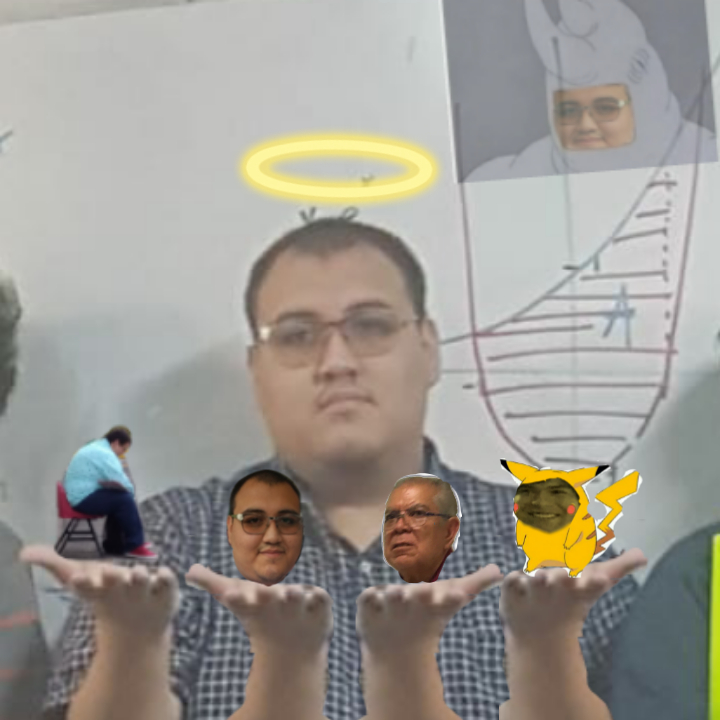
#> input picture img/1.png, 720 x 720 px, found by its file name; its folder holds only this picture in this run
$ python -i Proyecto.py   (imports and definitions only)   (older library calls are emulated)
#> lines starting #> are read from the running program, lines starting #| are printed output that depends on the picture
import tkinter as tk
from tkinter import *
from tkinter import filedialog
from tkinter import messagebox
import os, sys, subprocess
from PIL import Image, ImageTk
import shutil
import random
from os import path
import cv2
import numpy as np
posicionImagen=0
carpetaAbierta=False
rutasImagenes =[]
listaGenerada = []
categorias = ["Clinico", "Clinico_valvula", "Tela", "Convencional", "Sin_cubrebocas", "Otros"]
lineas = []
# Datos de la lista: Tienen que separarse con una " , "
datosLista = ["Nombre", "UbicacionArchivo", "Categorias", "Dimensiones", "Tipo de archivo", "Numero de personas[Plural Singular]", "Simulacion", "Recortado", "Comentarios"]

estandarRecortado = "NO_Recortado"
#estandarRecortado = "Recortado"

class Imagen:
	def __init__(self, categoria, nombre, ubicacion, dimensiones, tipoArchivo, numeroPersonas, simulado, recortado, comentarios):
		self.categoria = categoria
		self.nombre = nombre
		self.ubicacion = ubicacion
		self.dimensiones = dimensiones
		self.tipoArchivo = tipoArchivo
		self.numeroPersonas = numeroPersonas
		self.simulado = simulado
		self.recortado = recortado
		self.comentarios = comentarios

	# [24 lines left out: functions actualizarAtributos, infObjeto, not called in this run]


objImagen = Imagen("Sin asignar", "Nombre", "Ubicacion", "Dimension", "TipoArchivo", "Singular", "NO_Simulado", estandarRecortado , ".")

anchoImagenSeleccion = 320;
altoImagenSeleccion = 240;
anchoImagenAdyacente = 120;
altoImagenAdyacente = 90;

# [1 line not run here, left out]
contenidoComentario = tk.StringVar()
# [1 line that did not run here, left out]
# [3 lines not run here, left out]

ruta_1= "img/1.png"
ruta_2= "img/1.png"
ruta_3= "img/1.png"
imgBotonIzquierda= PhotoImage(file = "back/izq.png")
imgBotonDerecha= PhotoImage(file = "back/der.png")
imgBotonAbrir= PhotoImage(file = "back/abr.png")
imgBotonSeleccion= PhotoImage(file = "back/sel.png")
imgBotonCarpeta= PhotoImage(file = "back/car.png")
imgBotonClinico = PhotoImage(file = "back/clinico.png")
imgBotonClinico2 = PhotoImage(file = "back/clinico2.png")
imgBotonTela = PhotoImage(file = "back/tela.png")
imgBotonConv = PhotoImage(file = "back/conv.png")
imgBotonsin = PhotoImage(file = "back/sin.png")
imgBotonOtros = PhotoImage(file = "back/otros.png")
imgBotonPlural = PhotoImage(file = "back/plu.png")
imgBotonSingular = PhotoImage(file = "back/sing.png")
imgBotonComentarios = PhotoImage(file = "back/comentarios.png")
imgRandom = str(random.randint(1,5))
imgFondo = PhotoImage(file = "back/f"+imgRandom+".png")
# [1 line that did not run here, left out]

def abrir_carpeta():
	global rutasImagenes,carpetaAbierta, posicionImagen, rutaRelativa
	posicionImagen = 0
	archivo_abierto = filedialog.askdirectory(initialdir="./", title="Select file")
#> the answer given: img

	if(len(archivo_abierto) != 0):
		rutaRelativa = os.path.split(archivo_abierto)
		archivo_abierto += "/"
		rutasImagenes = buscarFicherosEnDirectorios(archivo_abierto)
		rutasImagenes = modificacionrutas(rutasImagenes, rutaRelativa[1])
		confirmarListas(rutaRelativa[1])

		fichero = open("./Listas/" + rutaRelativa[1] + ".txt", "r")
		lines = fichero.readlines()
		fichero.close()
		#posicionImagen = len(lines) - 1


		img = Image.open(rutaRelativa[0] + "/" + rutasImagenes[posicionImagen-1])
#> img is the input picture: PIL image 720x720 RGBA; mean R, G, B, A 157.8, 154, 146.8, 255
		img = img.resize((anchoImagenAdyacente, altoImagenAdyacente), Image.ANTIALIAS)
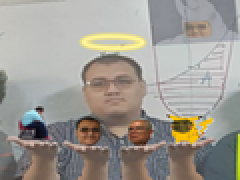
#> img: PIL image 120x90 RGBA (shown 2 times larger); mean R, G, B, A 157.8, 154, 146.9, 255
		img = ImageTk.PhotoImage(image=img)
#> (the run stopped early here; a loop or call above may not have finished)

$ run again, on img/5.png
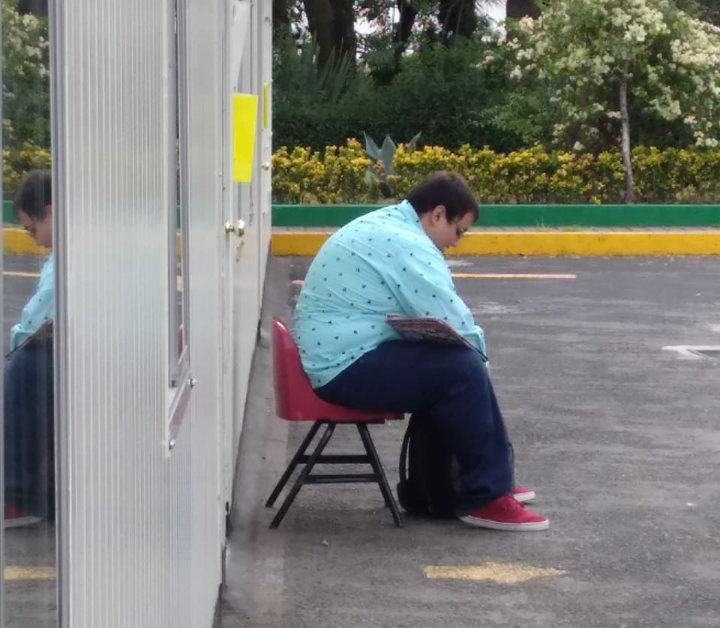
#> input picture img/5.png, 720 x 628 px, found by its file name
#> in abrir_carpeta, img is the input picture: PIL image 720x628 RGBA; mean R, G, B, A 123.2, 124.7, 120.2, 255
#> in abrir_carpeta, `img = img.resize((anchoImagenAdyacente, altoImagenAdyacente), Image.AN..`:
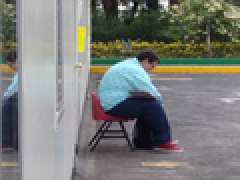
#> img: PIL image 120x90 RGBA (shown 2 times larger); mean R, G, B, A 123.2, 124.7, 120.2, 255
